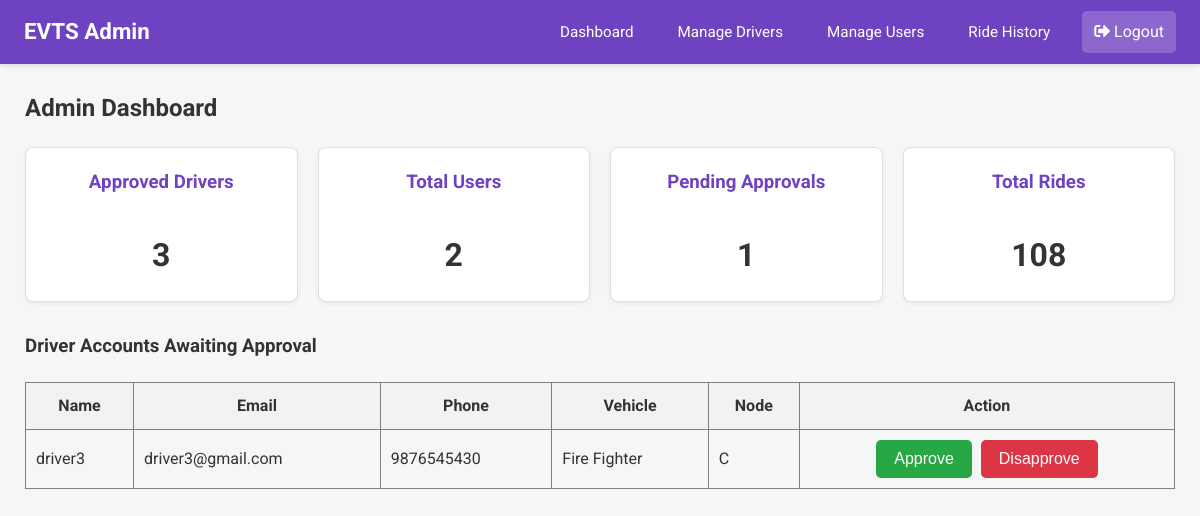
The app's page /admin/dashboard (signed in), older data.
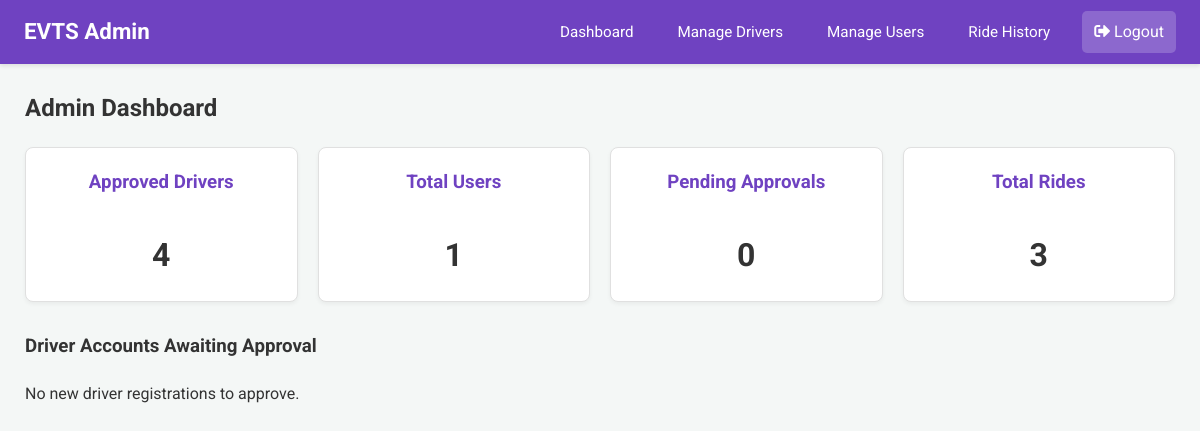
The same page, newer data.
### app.py (models this page shows)
class Driver(db.Model):
    email = db.Column(db.String(120), primary_key=True)
    name = db.Column(db.String(100))
    phone = db.Column(db.String(15))
    password = db.Column(db.String(256)) # Increased length for hash
    vehicle = db.Column(db.String(50))
    node = db.Column(db.String(10), nullable=False)
    is_approved = db.Column(db.Boolean, default=False, nullable=False)

### app.py (the view)
@app.route('/admin/dashboard')
@login_required_admin
def admin_dashboard():
    admin = Admin.query.get(session['admin'])
    unapproved_drivers = Driver.query.filter_by(is_approved=False).all()
    stats = {
        'total_users': User.query.count(),
        'total_drivers': Driver.query.filter_by(is_approved=True).count(),
        'pending_drivers': len(unapproved_drivers),
        'total_rides': RideRequest.query.count()
    }
    response = make_response(render_template(
        'admin_dashboard.html',
        admin=admin,
        unapproved_drivers=unapproved_drivers,
        stats=stats
    ))
    return add_no_cache_to_response(response)

### app.py (called while the page is built)
def login_required_admin(f):
    @wraps(f)
    def decorated_function(*args, **kwargs):
        if 'admin' not in session:
            flash("Admin access required.", "error")
            return redirect(url_for('login'))
        return f(*args, **kwargs)
    return decorated_function

def add_no_cache_to_response(response):
    response.headers["Cache-Control"] = "no-cache, no-store, must-revalidate, public, max-age=0"
    response.headers["Pragma"] = "no-cache"
    response.headers["Expires"] = "0"
    return response

### templates/admin_dashboard.html (shortened to what this page needs)
{% extends 'admin_base.html' %}
{% block content %}
<h2>Admin Dashboard</h2>
<div class="stats-grid">
    <div class="stat-card">
        <h3>Approved Drivers</h3>
        <p>{{ stats.total_drivers }}</p>
    </div>
    <div class="stat-card">
        <h3>Total Users</h3>
        <p>{{ stats.total_users }}</p>
    </div>
    <div class="stat-card">
        <h3>Pending Approvals</h3>
        <p>{{ stats.pending_drivers }}</p>
    </div>
    <div class="stat-card">
        <h3>Total Rides</h3>
        <p>{{ stats.total_rides }}</p>
    </div>
</div>
<h3>Driver Accounts Awaiting Approval</h3>
{% if unapproved_drivers %}
<table border="1" style="width: 100%; border-collapse: collapse; margin-top: 20px;">
    <thead>
        <tr style="background-color: #f2f2f2;">
            <th style="padding: 10px;">Name</th>
            <th style="padding: 10px;">Email</th>
            <th style="padding: 10px;">Phone</th>
            <th style="padding: 10px;">Vehicle</th>
            <th style="padding: 10px;">Node</th>
            <th style="padding: 10px;">Action</th>
        </tr>
    </thead>
    <tbody>
    {% for driver in unapproved_drivers %}
    <tr id="driver-row-{{ driver.email.replace('@', '_').replace('.', '_') }}">
        <td style="padding: 10px;">{{ driver.name }}</td>
        <td style="padding: 10px;">{{ driver.email }}</td>
        <td style="padding: 10px;">{{ driver.phone }}</td>
        <td style="padding: 10px;">{{ driver.vehicle }}</td>
        <td style="padding: 10px;">{{ driver.node }}</td>
        <td style="padding: 10px; text-align: center;">
            <button class="btn-confirm" onclick="approveDriver('{{ driver.email }}')">Approve</button>
             <button class="btn-cancel" style="margin-left: 5px;" onclick="disapproveDriver('{{ driver.email }}')">Disapprove</button>
        </td>
    </tr>
    {% endfor %}
    </tbody>
</table>
{% else %}
<p>No new driver registrations to approve.</p>
{% endif %}
{% endblock %}

Row changes from the older to the newer data that the page shows:
no longer on this page (row edited): Driver: name "driver3", email "driver3@gmail.com", phone "9876545430", vehicle "Fire Fighter", node "C"
Text that changed along with them:
{{ stats.total_drivers }}: "3" → "4"
{{ stats.total_users }}: "2" → "1"
{{ stats.pending_drivers }}: "1" → "0"
{{ stats.total_rides }}: "108" → "3"
text no longer shown: "Name Email Phone Vehicle Node Action"
text now shown: "No new driver registrations to approve."
